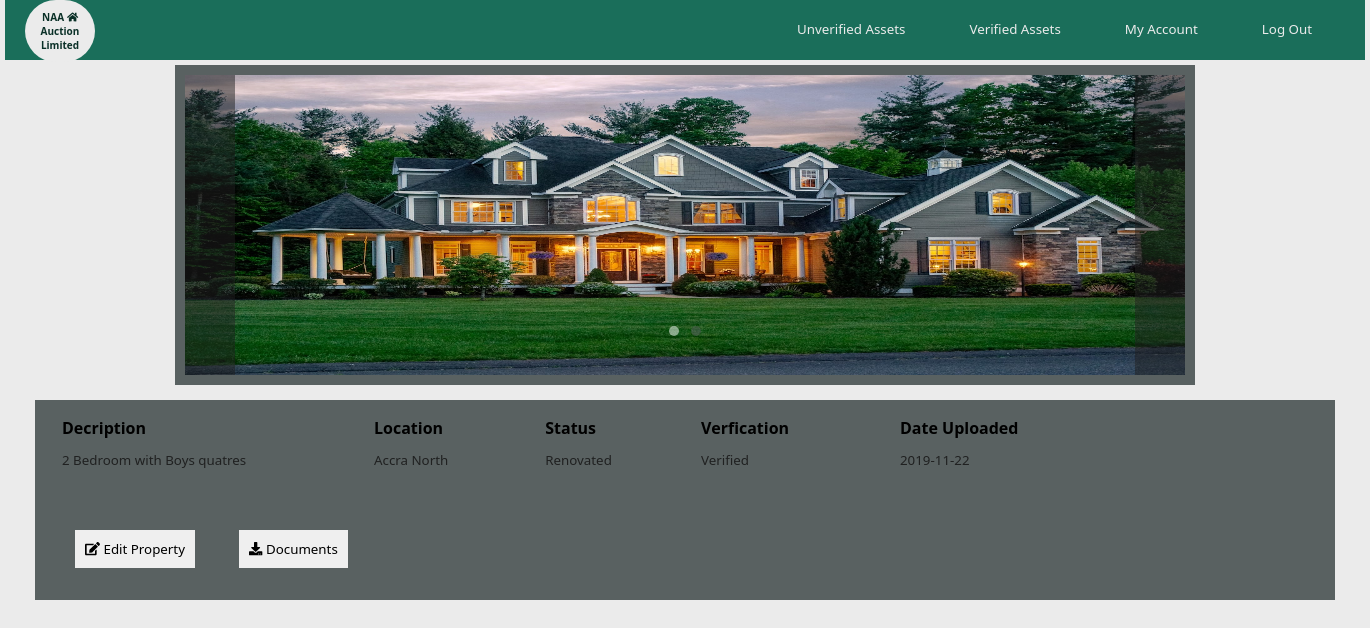
The app's page /lands/view.php?pid=21102 (signed in) with its own data.
### tables this page shows
CREATE TABLE IF NOT EXISTS `property` (
  `propertyid` int(11) NOT NULL AUTO_INCREMENT,
  `description` varchar(200) NOT NULL,
  `location` varchar(200) NOT NULL,
  `documents` blob NOT NULL,
  `documentsname` varchar(200) NOT NULL,
  `image1` blob NOT NULL,
  `image1name` varchar(200) NOT NULL,
  `image2` blob NOT NULL,
  `image2name` varchar(200) NOT NULL,
  `buildingstatus` varchar(200) NOT NULL,
  `dateuploaded` date NOT NULL,
  `verification` varchar(200) NOT NULL,
  `ownerid` int(11) NOT NULL,
  PRIMARY KEY (`propertyid`),
  KEY `ownerid` (`ownerid`)
);

### lands/view.php (the view, shortened to what this page needs)
<!DOCTYPE html>
<html lang="en" dir="ltr">
  <head>
    <link rel="stylesheet" href="css/maincss.css">
    <link rel="stylesheet" type="text/css" href="css/all.css">
  </head>
  <body>
      <?php include('includes/header.php'); ?>
      <?php
      include("../connection.php");
                if(isset($_GET['pid'])){
                $getid = $_GET['pid'];
                $query = "select * from property where propertyid ='$getid'";
                $result = mysqli_query($conn,$query);
                $row = mysqli_fetch_assoc($result);
               ?>
      <div class="sliderpage">
        <div class="slide_img" id="one">
          <img src="../images/<?php echo $row['image1']; ?>" alt="">
          <label for="i1" class="prev"></label>
          <label for="i2" class="next"></label>
        </div>
        <div class="slide_img" id="two">
        </div>
        <div class="nav_dots">
          <label for="i1" class="dots" id="dot1"></label>
          <label for="i2" class="dots" id="dot2"></label>
        </div>
      </div>
      <div class="auction">
        <div class="description">
          <table>
            <thead>
              <th>Decription</th>
              <th>Location</th>
              <th>Status</th>
              <th>Verfication</th>
              <th>Date Uploaded</th>
            </thead>
            <tbody>
              <tr>
                <td><?php echo $row['description']; ?></td>
                <td><?php echo $row['location']; ?></td>
                <td><?php echo $row['buildingstatus']; ?></td>
                <td><?php echo $row['verification']; ?></td>
                <td><?php echo $row['dateuploaded']; ?></td>
              </tr>
              <tr>
                <td></td>
                <td></td>
                <td></td>
                <td></td>
                <td></td>
              </tr>
            </tbody>
          </table>
          <br>
            <button type="button" name="button"><i class="fas fa-edit"></i> <a href="editproperty.php?pid=<?php echo $row['propertyid']?>">Edit Property</a></button>
            <button type="button" name="button"><i class="fa fa-download"></i> <a href="../documents/<?php echo $row['documents']; ?>">Documents</a> </button>
        </div>
      </div>
      <?php } ?>
  </body>
</html>

### lands/css/maincss.css (style rules this page uses)
:root { --green:#1a6e5a; --dgreen:#0a3027; --grey:#596161; --ash:#202121; --light:#ebebeb; }
* { margin: 0px; padding: 0px; font-family: Segoe UI; list-style: none; text-decoration: none; }
body { width: 1360px; margin: 0px auto; background: var(--light); }
.auction { width: 1300px; height: 200px; background: var(--grey); margin: 10px auto; }
.description { width: 700px; height: 180px; float: left; padding: 10px; margin-left: 10px; }
.description table { width: 1100px; text-align: left; }
.description table thead th { font-weight: bold; font-size: 12pt; padding: 5px; }
.description table thead th:first-child { width: 300px; }
table tbody tr td { padding: 5px; font-size: 10pt; color: var(--ash); }
.auction button { padding: 10px; margin: 20px; border: none; }
.auction button a { color: black; }
.sliderpage { width: 1000px; height: 300px; background: var(--grey); margin: 5px auto; padding: 10px; position: relative; }
.slide_img { position: absolute; width: 1000px; height: 300px; }
.slide_img img { width: 1000px; height: 300px; }
.prev, .next { width: 50px; height: 300px; position: absolute; top: 0; background: var(--ash); z-index: 99; cursor: pointer; opacity: 0.5; }
.prev { left: 0; }
.next { right: 0; }
.slide_img { z-index: 1; }
#i1:checked ~ #one, #i2:checked ~ #two { z-index: 6; }
.nav_dots { width: 1000px; height: 11px; bottom: 50px; position: absolute; text-align: center; z-index: 99; }
.dots { top: -5px; width: 10px; height: 10px; margin: 0 4px; position: relative; border-radius: 100px; display: inline-block; background: var(--grey); opacity: 0.5; }
#i1:checked ~ .nav_dots #dot1, #i2:checked ~ .nav_dots #dot2 { background: #fff; }

### lands/css/all.css (style rules this page uses)
.fa-download:before { content: "\f019"; }
.fa-edit:before { content: "\f044"; }

### records on screen
property: image1 (picture), description "2 Bedroom with Boys quatres", location "Accra North", buildingstatus "Renovated", verification "Verified", dateuploaded "2019-11-22"
